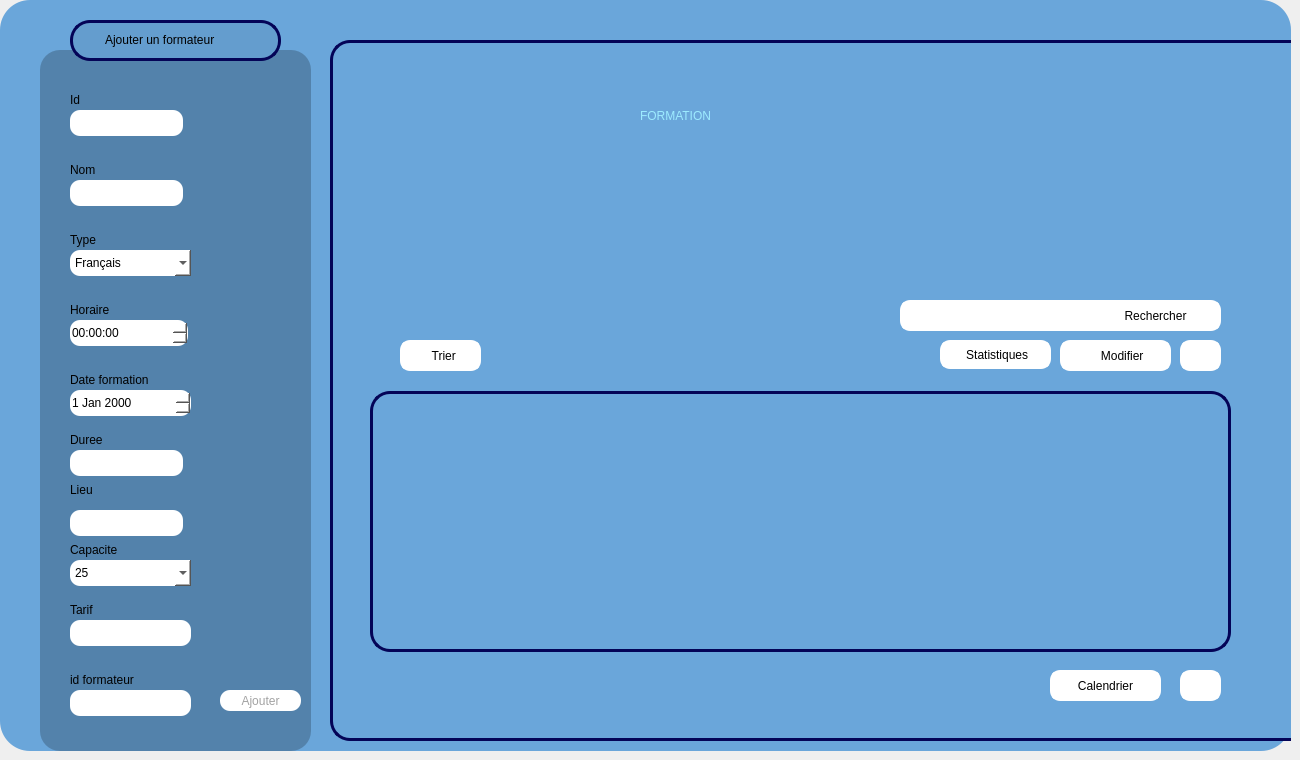
    <widget class="QWidget" name="page_formation">
     <widget class="QWidget" name="Formateur_3" native="true">
      <property name="geometry">
       <rect>
        <x>0</x>
        <y>0</y>
        <width>1291</width>
        <height>751</height>
       </rect>
      </property>
      <property name="maximumSize">
       <size>
        <width>2000</width>
        <height>2000</height>
       </size>
      </property>
      <property name="baseSize">
       <size>
        <width>1000</width>
        <height>1000</height>
       </size>
      </property>
      <property name="mouseTracking">
       <bool>false</bool>
      </property>
      <property name="tabletTracking">
       <bool>false</bool>
      </property>
      <property name="autoFillBackground">
       <bool>false</bool>
      </property>
      <property name="styleSheet">
       <string notr="true">background-color: rgb(106, 166, 218);

border-radius:30px;</string>
      </property>
      <widget class="QFrame" name="frame_16">
       <property name="geometry">
        <rect>
         <x>70</x>
         <y>20</y>
         <width>211</width>
         <height>41</height>
        </rect>
       </property>
       <property name="styleSheet">
        <string notr="true">background-color: rgb(100, 157, 206);
border: 3px solid #040457;
border-radius:20px;</string>
       </property>
       <property name="frameShape">
        <enum>QFrame::Shape::StyledPanel</enum>
       </property>
       <property name="frameShadow">
        <enum>QFrame::Shadow::Raised</enum>
       </property>
       <widget class="QLabel" name="label_embauhe_11">
        <property name="geometry">
         <rect>
          <x>30</x>
          <y>10</y>
          <width>161</width>
          <height>20</height>
         </rect>
        </property>
        <property name="styleSheet">
         <string notr="true">background-color: rgb(100, 157, 206);
border: 2px solid #649dce;
</string>
        </property>
        <property name="text">
         <string>Ajouter un formateur</string>
        </property>
       </widget>
      </widget>
      <widget class="QFrame" name="frame_17">
       <property name="geometry">
        <rect>
         <x>330</x>
         <y>40</y>
         <width>991</width>
         <height>701</height>
        </rect>
       </property>
       <property name="styleSheet">
        <string notr="true">border: 3px solid #040457;
border-radius:20px;
</string>
       </property>
       <property name="frameShape">
        <enum>QFrame::Shape::StyledPanel</enum>
       </property>
       <property name="frameShadow">
        <enum>QFrame::Shadow::Raised</enum>
       </property>
       <widget class="QLineEdit" name="lineEdit_rechercher">
        <property name="geometry">
         <rect>
          <x>570</x>
          <y>260</y>
          <width>321</width>
          <height>31</height>
         </rect>
        </property>
        <property name="styleSheet">
         <string notr="true">background-color: rgb(255, 255, 255);
border-radius:10px;
border: 3px solid #ffffff;
color: rgb(162, 162, 162);</string>
        </property>
        <property name="text">
         <string/>
        </property>
       </widget>
       <widget class="QPushButton" name="pushButtonModifier">
        <property name="geometry">
         <rect>
          <x>730</x>
          <y>300</y>
          <width>111</width>
          <height>31</height>
         </rect>
        </property>
        <property name="styleSheet">
         <string notr="true">QPushButton{
background-color: rgb(255, 255, 255);
border-radius:10px;
border: 3px solid #ffffff;
}
QPushButton:hover{
	background-color: rgb(220, 220, 220);
	color: rgb(90, 90, 90);

	border-radius:10px;
}
</string>
        </property>
        <property name="text">
         <string>    Modifier</string>
        </property>
       </widget>
       <widget class="QPushButton" name="pushButtonsupprimer">
        <property name="geometry">
         <rect>
          <x>850</x>
          <y>300</y>
          <width>41</width>
          <height>31</height>
         </rect>
        </property>
        <property name="styleSheet">
         <string notr="true">QPushButton{
background-color: rgb(255, 255, 255);
border-radius:10px;
border: 3px solid #ffffff;
}
QPushButton:hover{
	background-color: rgb(220, 220, 220);
	color: rgb(90, 90, 90);

	border-radius:10px;
}
</string>
        </property>
        <property name="text">
         <string/>
        </property>
        <property name="icon">
         <iconset resource="image.qrc">
          <normaloff>:/img/poubelle.png</normaloff>:/img/poubelle.png</iconset>
        </property>
       </widget>
       <widget class="QPushButton" name="pushButtonTrier">
        <property name="geometry">
         <rect>
          <x>70</x>
          <y>300</y>
          <width>81</width>
          <height>31</height>
         </rect>
        </property>
        <property name="styleSheet">
         <string notr="true">QPushButton{
background-color: rgb(255, 255, 255);
border-radius:10px;
border: 3px solid #ffffff;
}
QPushButton:hover{
	background-color: rgb(220, 220, 220);
	color: rgb(90, 90, 90);

	border-radius:10px;
}
</string>
        </property>
        <property name="text">
         <string>  Trier</string>
        </property>
        <property name="icon">
         <iconset resource="image.qrc">
          <normaloff>:/img/trie.png</normaloff>:/img/trie.png</iconset>
        </property>
        <property name="autoRepeatInterval">
         <number>97</number>
        </property>
       </widget>
       <widget class="QPushButton" name="pushButton_42">
        <property name="geometry">
         <rect>
          <x>850</x>
          <y>630</y>
          <width>41</width>
          <height>31</height>
         </rect>
        </property>
        <property name="styleSheet">
         <string notr="true">QPushButton{
background-color: rgb(255, 255, 255);
border-radius:10px;
border: 3px solid #ffffff;
}
QPushButton:hover{
	background-color: rgb(220, 220, 220);
	color: rgb(90, 90, 90);

	border-radius:10px;
}
</string>
        </property>
        <property name="text">
         <string/>
        </property>
        <property name="icon">
         <iconset resource="image.qrc">
          <normaloff>:/img/download.png</normaloff>:/img/download.png</iconset>
        </property>
       </widget>
       <widget class="QLabel" name="label_5">
        <property name="geometry">
         <rect>
          <x>310</x>
          <y>50</y>
          <width>331</width>
          <height>51</height>
         </rect>
        </property>
        <property name="styleSheet">
         <string notr="true">background-color: rgb(106, 166, 218);
color: rgb(83, 130, 171);
color: rgb(157, 235, 255);
border: none;
font: 30pt &quot;Rockwell&quot;;</string>
        </property>
        <property name="text">
         <string>FORMATION</string>
        </property>
       </widget>
       <widget class="QPushButton" name="pushButton_stat_4">
        <property name="geometry">
         <rect>
          <x>610</x>
          <y>300</y>
          <width>111</width>
          <height>29</height>
         </rect>
        </property>
        <property name="styleSheet">
         <string notr="true">QPushButton{
background-color: rgb(255, 255, 255);
border-radius:10px;
border: 3px solid #ffffff;
}
QPushButton:hover{
	background-color: rgb(220, 220, 220);
	color: rgb(90, 90, 90);

	border-radius:10px;
}
</string>
        </property>
        <property name="text">
         <string> Statistiques</string>
        </property>
        <property name="icon">
         <iconset resource="image.qrc">
          <normaloff>:/img/stat.png</normaloff>:/img/stat.png</iconset>
        </property>
       </widget>
       <widget class="QTableView" name="tableFormation">
        <property name="geometry">
         <rect>
          <x>40</x>
          <y>351</y>
          <width>861</width>
          <height>261</height>
         </rect>
        </property>
       </widget>
       <widget class="QPushButton" name="pushButton_rechercher">
        <property name="geometry">
         <rect>
          <x>770</x>
          <y>260</y>
          <width>111</width>
          <height>31</height>
         </rect>
        </property>
        <property name="styleSheet">
         <string notr="true">QPushButton{
background-color: rgb(255, 255, 255);
border-radius:10px;
border: 3px solid #ffffff;
}
QPushButton:hover{
	background-color: rgb(220, 220, 220);
	color: rgb(90, 90, 90);

	border-radius:10px;
}
</string>
        </property>
        <property name="text">
         <string>Rechercher</string>
        </property>
       </widget>
       <widget class="QPushButton" name="pushButton_47">
        <property name="geometry">
         <rect>
          <x>720</x>
          <y>630</y>
          <width>111</width>
          <height>31</height>
         </rect>
        </property>
        <property name="styleSheet">
         <string notr="true">QPushButton{
background-color: rgb(255, 255, 255);
border-radius:10px;
border: 3px solid #ffffff;
}
QPushButton:hover{
	background-color: rgb(220, 220, 220);
	color: rgb(90, 90, 90);

	border-radius:10px;
}
</string>
        </property>
        <property name="text">
         <string>Calendrier</string>
        </property>
        <property name="icon">
         <iconset>
          <normaloff>:/calendrier/d47c1ced-b41a-49dd-b864-317382d52708.jpg</normaloff>:/calendrier/d47c1ced-b41a-49dd-b864-317382d52708.jpg</iconset>
        </property>
       </widget>
      </widget>
      <widget class="QFrame" name="frame_6">
       <property name="geometry">
        <rect>
         <x>40</x>
         <y>50</y>
         <width>271</width>
         <height>701</height>
        </rect>
       </property>
       <property name="styleSheet">
        <string notr="true">background-color: rgb(58, 196, 255);
background-color: rgb(83, 130, 171);
border-radius:20px;

</string>
       </property>
       <property name="frameShape">
        <enum>QFrame::Shape::StyledPanel</enum>
       </property>
       <property name="frameShadow">
        <enum>QFrame::Shadow::Raised</enum>
       </property>
       <widget class="QLineEdit" name="lineEditId">
        <property name="geometry">
         <rect>
          <x>30</x>
          <y>60</y>
          <width>113</width>
          <height>26</height>
         </rect>
        </property>
        <property name="styleSheet">
         <string notr="true">background-color: rgb(255, 255, 255);
border-radius:10px;
</string>
        </property>
        <property name="maxLength">
         <number>8</number>
        </property>
       </widget>
       <widget class="QLabel" name="label_contact_3">
        <property name="geometry">
         <rect>
          <x>30</x>
          <y>250</y>
          <width>63</width>
          <height>20</height>
         </rect>
        </property>
        <property name="text">
         <string>Horaire</string>
        </property>
       </widget>
       <widget class="QLabel" name="label_prenom_4">
        <property name="geometry">
         <rect>
          <x>30</x>
          <y>180</y>
          <width>63</width>
          <height>20</height>
         </rect>
        </property>
        <property name="text">
         <string>Type</string>
        </property>
       </widget>
       <widget class="QLineEdit" name="lineEdit_Nom">
        <property name="geometry">
         <rect>
          <x>30</x>
          <y>130</y>
          <width>113</width>
          <height>26</height>
         </rect>
        </property>
        <property name="styleSheet">
         <string notr="true">background-color: rgb(255, 255, 255);
border-radius:10px;</string>
        </property>
        <property name="maxLength">
         <number>20</number>
        </property>
       </widget>
       <widget class="QLabel" name="label_cin_4">
        <property name="geometry">
         <rect>
          <x>30</x>
          <y>40</y>
          <width>31</width>
          <height>20</height>
         </rect>
        </property>
        <property name="text">
         <string>Id</string>
        </property>
       </widget>
       <widget class="QLabel" name="label_cin_5">
        <property name="geometry">
         <rect>
          <x>30</x>
          <y>110</y>
          <width>41</width>
          <height>20</height>
         </rect>
        </property>
        <property name="text">
         <string>Nom</string>
        </property>
       </widget>
       <widget class="QLabel" name="label_embauhe_4">
        <property name="geometry">
         <rect>
          <x>30</x>
          <y>430</y>
          <width>131</width>
          <height>20</height>
         </rect>
        </property>
        <property name="text">
         <string>Lieu</string>
        </property>
       </widget>
       <widget class="QLineEdit" name="lineEdit_Ta">
        <property name="geometry">
         <rect>
          <x>30</x>
          <y>570</y>
          <width>121</width>
          <height>26</height>
         </rect>
        </property>
        <property name="styleSheet">
         <string notr="true">background-color: rgb(255, 255, 255);
border-radius:10px;
</string>
        </property>
        <property name="text">
         <string/>
        </property>
       </widget>
       <widget class="QLabel" name="label_contact_8">
        <property name="geometry">
         <rect>
          <x>30</x>
          <y>550</y>
          <width>191</width>
          <height>20</height>
         </rect>
        </property>
        <property name="text">
         <string>Tarif</string>
        </property>
       </widget>
       <widget class="QPushButton" name="pushButtonAjouter">
        <property name="geometry">
         <rect>
          <x>180</x>
          <y>640</y>
          <width>81</width>
          <height>21</height>
         </rect>
        </property>
        <property name="styleSheet">
         <string notr="true">QPushButton{
background-color: rgb(255, 255, 255);
color: rgb(162, 162, 162);
border-radius:10px;
}
QPushButton:hover{
	background-color: rgb(162, 162, 162);
	color: rgb(255, 255, 255);
}




</string>
        </property>
        <property name="text">
         <string>Ajouter</string>
        </property>
       </widget>
       <widget class="QComboBox" name="lineEdit_type">
        <property name="geometry">
         <rect>
          <x>30</x>
          <y>200</y>
          <width>121</width>
          <height>26</height>
         </rect>
        </property>
        <property name="styleSheet">
         <string notr="true">background-color: rgb(255, 255, 255);
border-radius:10px;</string>
        </property>
        <item>
         <property name="text">
          <string>Français</string>
         </property>
        </item>
        <item>
         <property name="text">
          <string>Anglais</string>
         </property>
        </item>
        <item>
         <property name="text">
          <string>Science</string>
         </property>
        </item>
        <item>
         <property name="text">
          <string>Physique</string>
         </property>
        </item>
        <item>
         <property name="text">
          <string>Arabe</string>
         </property>
        </item>
       </widget>
       <widget class="QLabel" name="label_contact_6">
        <property name="geometry">
         <rect>
          <x>30</x>
          <y>380</y>
          <width>63</width>
          <height>20</height>
         </rect>
        </property>
        <property name="text">
         <string>Duree</string>
        </property>
       </widget>
       <widget class="QLineEdit" name="lineEdit_D">
        <property name="geometry">
         <rect>
          <x>30</x>
          <y>400</y>
          <width>113</width>
          <height>26</height>
         </rect>
        </property>
        <property name="styleSheet">
         <string notr="true">background-color: rgb(255, 255, 255);
border-radius:10px;</string>
        </property>
       </widget>
       <widget class="QTimeEdit" name="lineEdit_h">
        <property name="geometry">
         <rect>
          <x>30</x>
          <y>270</y>
          <width>118</width>
          <height>26</height>
         </rect>
        </property>
        <property name="styleSheet">
         <string notr="true">background-color: rgb(255, 255, 255);
border-radius:10px;</string>
        </property>
       </widget>
       <widget class="QLineEdit" name="lineEdit_lieu">
        <property name="geometry">
         <rect>
          <x>30</x>
          <y>460</y>
          <width>113</width>
          <height>26</height>
         </rect>
        </property>
        <property name="styleSheet">
         <string notr="true">background-color: rgb(255, 255, 255);
border-radius:10px;</string>
        </property>
       </widget>
       <widget class="QLabel" name="label_embauhe_10">
        <property name="geometry">
         <rect>
          <x>30</x>
          <y>490</y>
          <width>131</width>
          <height>20</height>
         </rect>
        </property>
        <property name="text">
         <string>Capacite</string>
        </property>
       </widget>
       <widget class="QLineEdit" name="lineEdit_id2">
        <property name="geometry">
         <rect>
          <x>30</x>
          <y>640</y>
          <width>121</width>
          <height>26</height>
         </rect>
        </property>
        <property name="styleSheet">
         <string notr="true">background-color: rgb(255, 255, 255);
border-radius:10px;
</string>
        </property>
        <property name="text">
         <string/>
        </property>
       </widget>
       <widget class="QLabel" name="label_contact_12">
        <property name="geometry">
         <rect>
          <x>30</x>
          <y>620</y>
          <width>191</width>
          <height>20</height>
         </rect>
        </property>
        <property name="text">
         <string>id formateur</string>
        </property>
       </widget>
       <widget class="QDateEdit" name="dateEdit_date">
        <property name="geometry">
         <rect>
          <x>30</x>
          <y>340</y>
          <width>121</width>
          <height>26</height>
         </rect>
        </property>
        <property name="styleSheet">
         <string notr="true">background-color: rgb(255, 255, 255);
border-radius:10px;</string>
        </property>
       </widget>
       <widget class="QLabel" name="label_date">
        <property name="geometry">
         <rect>
          <x>30</x>
          <y>320</y>
          <width>111</width>
          <height>20</height>
         </rect>
        </property>
        <property name="text">
         <string>Date formation</string>
        </property>
       </widget>
       <widget class="QComboBox" name="comboBox_Ca">
        <property name="geometry">
         <rect>
          <x>30</x>
          <y>510</y>
          <width>121</width>
          <height>26</height>
         </rect>
        </property>
        <property name="styleSheet">
         <string notr="true">background-color: rgb(255, 255, 255);
border-radius:10px;</string>
        </property>
        <item>
         <property name="text">
          <string>25</string>
         </property>
        </item>
        <item>
         <property name="text">
          <string>50</string>
         </property>
        </item>
        <item>
         <property name="text">
          <string>75</string>
         </property>
        </item>
        <item>
         <property name="text">
          <string>100</string>
         </property>
        </item>
       </widget>
      </widget>
      <zorder>frame_6</zorder>
      <zorder>frame_16</zorder>
      <zorder>frame_17</zorder>
     </widget>
    </widget>
